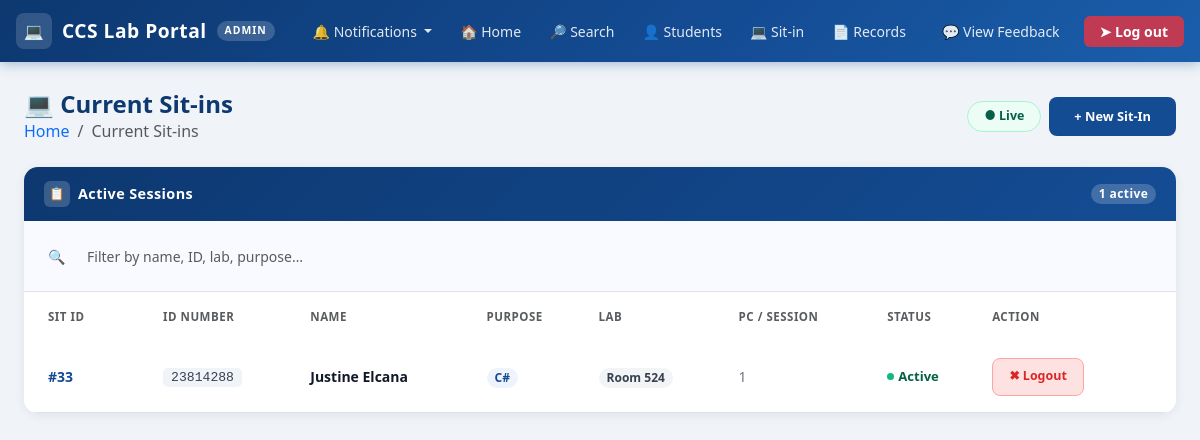
/admin/current_sitin (signed in), run on an earlier commit of the app's database.
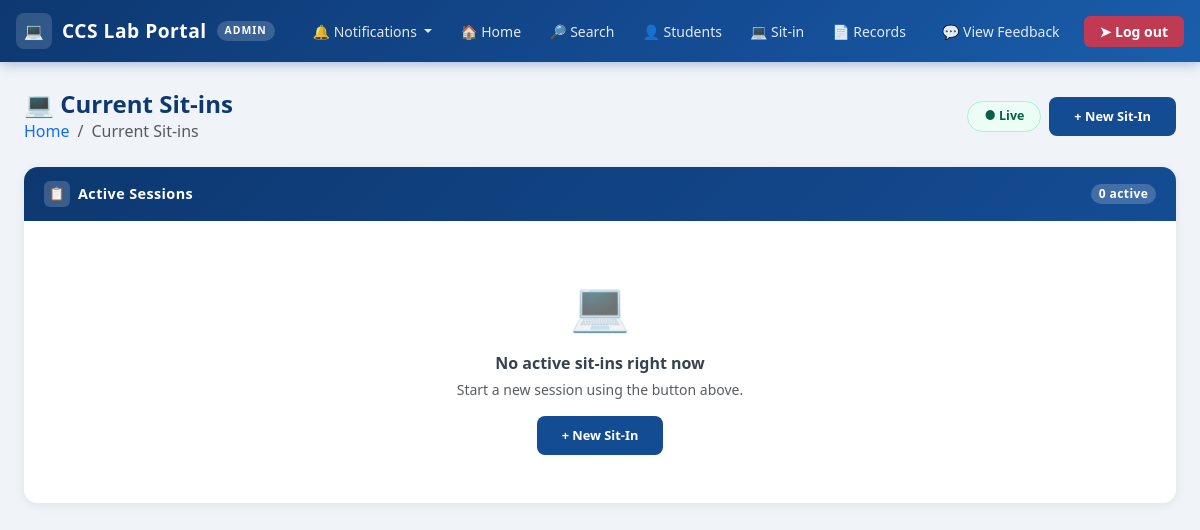
And on a later commit of the database.
### tables this page shows
CREATE TABLE sessions_history(
            session_id INTEGER PRIMARY KEY AUTOINCREMENT,
            student_id INTEGER NOT NULL,
            reservation_id INTEGER,
            login_time TEXT,
            logout_time TEXT,
            session_date TEXT NOT NULL,
            purpose TEXT,
            pc_number TEXT,
            lab_room TEXT,
            status TEXT,
            points_awarded INTEGER DEFAULT 0,
            is_rewarded INTEGER DEFAULT 0,
            is_deleted BOOLEAN DEFAULT 0,
            hours_rendered REAL,
            FOREIGN KEY(student_id) REFERENCES students(id),
            FOREIGN KEY(reservation_id) REFERENCES reservations(id)
        );

CREATE TABLE students(
            id INTEGER PRIMARY KEY AUTOINCREMENT,
            id_number TEXT UNIQUE NOT NULL,
            first_name TEXT NOT NULL CHECK(length(first_name) <= 30),
            middle_name TEXT CHECK(length(middle_name) <= 30),
            last_name TEXT NOT NULL CHECK(length(last_name) <= 30),
            course_level INTEGER NOT NULL CHECK(course_level BETWEEN 1 AND 4),
            course TEXT NOT NULL,
            password TEXT NOT NULL,
            email TEXT UNIQUE NOT NULL,
            address TEXT NOT NULL,
            sessions_remaining INTEGER NOT NULL DEFAULT 30 CHECK(sessions_remaining BETWEEN 0 AND 30),
            total_session_used INTEGER NOT NULL DEFAULT 0 CHECK(total_session_used >= 0),
            profile_photo TEXT DEFAULT NULL,
            points INTEGER DEFAULT 0 CHECK(points >= 0)
            );

### app.py (the view)
@app.route("/admin/current_sitin")
def admin_current_sitin():
    if "user" not in session or session.get("role") != "admin":
        flash("Please log in first!", "warning")
        return redirect(url_for("login"))
    try:
        current = view_current_sitin()  # Fetch all active sit-ins
        return render_template(
            "admin/admin_current_sitin.html",
            current=current
        )
    except Exception as e:
        flash(f"Error fetching current sit-ins: {str(e)}", "danger")
        return render_template("admin/admin_current_sitin.html", current=[])

### app.py (called while the page is built)
@app.context_processor
def inject_now():
    return {'now': datetime.now()}

### database.py (called while the page is built)
def get_db():
    if "db" not in g:
        g.db = sqlite3.connect(
            DATABASE,
            detect_types=sqlite3.PARSE_DECLTYPES,
            timeout=30
        )
        g.db.row_factory = sqlite3.Row
        g.db.execute("PRAGMA journal_mode = WAL")
        g.db.execute("PRAGMA foreign_keys = ON")
    return g.db

### db_helper.py (called while the page is built)
def execute(query, params=(), fetchone=False, fetchall=False, commit=False):
    db = get_db()
    if fetchone and fetchall:
        raise ValueError("Cannot Use Fetchone and Fetchall at the same time!")
    cursor = db.execute(query,params)
    try:
        result = None
        if fetchone:
            row = cursor.fetchone()
            result = dict(row) if row else None
        elif fetchall:
            rows = cursor.fetchall()
            result = [dict(r) for r in rows]
        if commit:
            db.commit()
            return cursor.rowcount
        return result
    except Exception:
        db.rollback()
        raise
    finally:
        cursor.close()

### templates/admin/admin_current_sitin.html (shortened to what the changed rows need)
{% extends "admin/admin_base.html" %}
{% block content %}
<div class="dash-card card">
  <div class="card-header-custom d-flex align-items-center justify-content-between">
    <div class="d-flex align-items-center gap-2">
      <div class="header-icon">&#128203;</div>
      Active Sessions
    </div>
    <span class="badge rounded-pill"
          style="background:rgba(255,255,255,0.2); font-size:0.75rem; font-weight:600;">
      {% if current %}{{ current|length }} active{% else %}0 active{% endif %}
    </span>
  </div>
  <div class="card-body p-0">
    {% if current %}
    <div class="px-4 py-3 border-bottom d-flex align-items-center gap-2" style="background:#f8faff;">
      <span style="color:#6b7280; font-size:0.875rem;">&#128269;</span>
      <input type="text" id="tableSearch" class="form-control form-control-sm border-0 shadow-none"
             placeholder="Filter by name, ID, lab, purpose…"
             style="background:transparent; font-size:0.875rem; max-width:320px;"
             oninput="filterTable()">
    </div>
    <div class="table-responsive">
      <table class="table mb-0" id="sitinTable" style="font-size:0.875rem;">
        <thead style="background:#f0f4f8;">
          <tr>
            <th class="px-4 py-3 text-muted fw-semibold border-0"
                style="font-size:0.72rem; text-transform:uppercase; letter-spacing:0.5px; white-space:nowrap;">
              Sit ID
            </th>
            <th class="py-3 text-muted fw-semibold border-0"
                style="font-size:0.72rem; text-transform:uppercase; letter-spacing:0.5px; white-space:nowrap;">
              ID Number
            </th>
            <th class="py-3 text-muted fw-semibold border-0"
                style="font-size:0.72rem; text-transform:uppercase; letter-spacing:0.5px;">
              Name
            </th>
            <th class="py-3 text-muted fw-semibold border-0"
                style="font-size:0.72rem; text-transform:uppercase; letter-spacing:0.5px;">
              Purpose
            </th>
            <th class="py-3 text-muted fw-semibold border-0"
                style="font-size:0.72rem; text-transform:uppercase; letter-spacing:0.5px;">
              Lab
            </th>
            <th class="py-3 text-muted fw-semibold border-0"
                style="font-size:0.72rem; text-transform:uppercase; letter-spacing:0.5px;">
              PC / Session
            </th>
            <th class="py-3 text-muted fw-semibold border-0"
                style="font-size:0.72rem; text-transform:uppercase; letter-spacing:0.5px;">
              Status
            </th>
            <th class="py-3 pe-4 text-muted fw-semibold border-0"
                style="font-size:0.72rem; text-transform:uppercase; letter-spacing:0.5px;">
              Action
            </th>
          </tr>
        </thead>
        <tbody id="sitinTableBody">
          {% for sitin in current %}
          <tr class="sitin-row border-bottom" style="transition:background 0.15s;">
            <td class="px-4 py-3 align-middle">
              <span class="fw-semibold" style="color:#144c94;">#{{ sitin.sit_id }}</span>
            </td>
            <td class="py-3 align-middle">
              <code style="background:#f0f4f8; padding:2px 8px; border-radius:5px;
                           font-size:0.82rem; color:#374151;">
                {{ sitin.id_number }}
              </code>
            </td>
            <td class="py-3 align-middle fw-semibold" style="color:#111827;">
              {{ sitin.name }}
            </td>
            <td class="py-3 align-middle">
              <span class="badge rounded-pill px-2 py-1"
                    style="background:#eef3fc; color:#144c94; font-size:0.75rem; font-weight:600;">
                {{ sitin.purpose }}
              </span>
            </td>
            <td class="py-3 align-middle">
              <span class="badge rounded-pill px-2 py-1"
                    style="background:#f3f4f6; color:#374151; font-size:0.75rem; font-weight:600;">
                Room {{ sitin.sit_lab }}
              </span>
            </td>
            <td class="py-3 align-middle" style="color:#6b7280;">
              {{ sitin.session }}
            </td>
            <td class="py-3 align-middle">
              {% if sitin.status == 'Active' %}
                <span class="d-flex align-items-center gap-1" style="color:#065f46; font-size:0.82rem; font-weight:600;">
                  <span style="width:7px;height:7px;background:#10b981;border-radius:50%;display:inline-block;"></span>
                  Active
                </span>
              {% else %}
                <span class="d-flex align-items-center gap-1" style="color:#6b7280; font-size:0.82rem; font-weight:600;">
                  <span style="width:7px;height:7px;background:#d1d5db;border-radius:50%;display:inline-block;"></span>
                  {{ sitin.status }}
                </span>
              {% endif %}
            </td>
            <td class="py-3 pe-4 align-middle">
              <form action="{{ url_for('admin_end_sitin', session_id=sitin.sit_id) }}" method="post">
                <button type="submit"
                        class="btn btn-sm rounded-3 fw-semibold px-3"
                        style="font-size:0.78rem;
                               {% if sitin.status == 'Active' %}
                               background:#fee2e2; color:#dc2626; border:1px solid #fca5a5;
                               {% else %}
                               background:#f3f4f6; color:#9ca3af; border:1px solid #e5e7eb; cursor:not-allowed;
                               {% endif %}"
                        {% if sitin.status != 'Active' %}disabled{% endif %}>
                  &#10006; Logout
                </button>
              </form>
            </td>
          </tr>
          {% endfor %}
        </tbody>
      </table>
    </div>
    {% else %}
    <div class="text-center py-5 text-muted">
      <div style="font-size:3rem; margin-bottom:10px;">&#128187;</div>
      <p class="fw-semibold mb-1" style="color:#374151;">No active sit-ins right now</p>
      <p class="small mb-3">Start a new session using the button above.</p>
      <button class="btn btn-sm rounded-3 fw-semibold px-4"
              style="background:#144c94; color:#fff; font-size:0.8rem;"
              data-bs-toggle="modal" data-bs-target="#searchModal">
        &#43; New Sit-In
      </button>
    </div>
    {% endif %}
  </div>
</div>
{% endblock %}

What changed in the data, as far as the page shows it:
removed sessions_history: sit_id "33", id_number "23814288", name "Justine Elcana", purpose "C#", sit_lab "524", session "1"
Also different on the page:
{{ current|length }}: "1" → (not shown)
text no longer shown: "active 🔍 SIT ID ID NUMBER NAME PURPOSE LAB PC / SESSION STATUS ACTION"
text now shown: "0 active 💻 No active sit-ins right now Start a new session using the button above. + New Sit-In"
